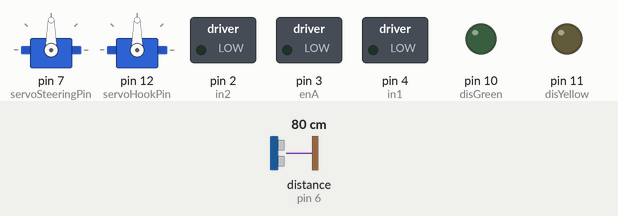
Simulated run of this sketch. Board: Arduino Uno, built with avr-gcc and run on an emulated ATmega328P. Parts: 2 × servo, switched loads named in the sketch (green lamp = pin HIGH), output pins drawn as LEDs (lit = HIGH). Wiring (inferred from the names in the program): ultrasonic range finder: trigger pin 5; echo pin 6. The inputs (shaded band) are chosen by the test bench; at power-on: distance to the obstacle (sensor on pin 6) 80 cm. The echo pulse lasts 58.3 µs per cm; pins used as bus, display or sensor lines are not drawn; what the sketch prints to the serial monitor is not drawn.

Above: at 1.2 s.
1.3 s: distance to the obstacle (sensor on pin 6) set to 23 cm
3.3 s: distance to the obstacle (sensor on pin 6) set to 18 cm
At 4.7 s:
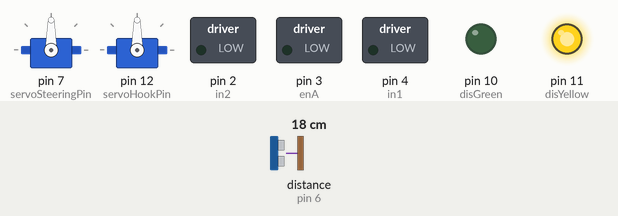
5.8 s: distance to the obstacle (sensor on pin 6) set to 12 cm
7.7 s: distance to the obstacle (sensor on pin 6) set to 9 cm
At 9.4 s:
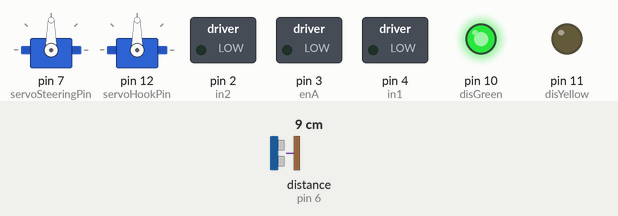
10.2 s: distance to the obstacle (sensor on pin 6) set to 35 cm
At 11.2 s:
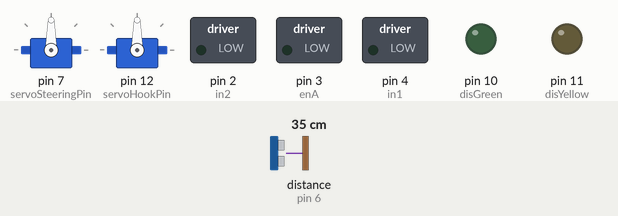
12.4 s: distance to the obstacle (sensor on pin 6) set to 2 cm
At 14.2 s:
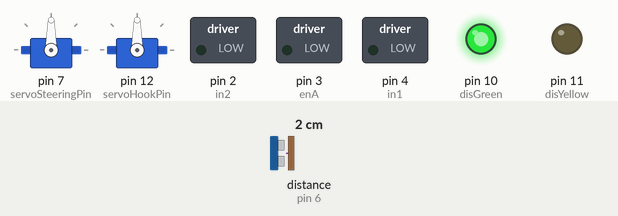
Timing chart, 0 to 15.6 s (numbered marks = the images above; inputs shaded):
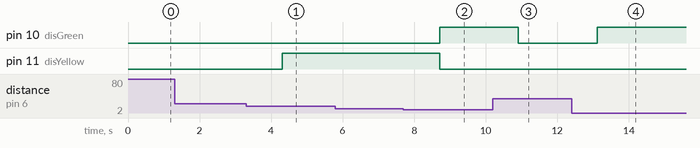

The sketch:

MotorsOgBTV2.ino.ino
```cpp
#include <NeoSWSerial.h>
#include <Servo.h>

NeoSWSerial SerialBT(8,9);
Servo ServoSteering;
Servo ServoHook;

int enA = 3;
int in1 = 4;
int in2 = 2;

int servoSteeringPin = 7;
int servoHookPin = 12;

int maxSpeed = 255;
int currentSpeed = 0;

int trigPin = 5;
int echoPin = 6;
int disGreen = 10;
int disYellow = 11;

float disDistance, disDuration;

int turnAmount = 30;
int hookAmount = 30;


char dCommand = '\0';
char sCommand = '\0';
char hCommand = '\0';


void setup(){
  // Set all the motor control pins to outputs
	  pinMode(enA, OUTPUT);
	  pinMode(in1, OUTPUT);
	  pinMode(in2, OUTPUT);

    //servo setup
    ServoSteering.attach(servoSteeringPin);
    ServoHook.attach(servoHookPin);
	  // Turn off motors - Initial state
	  digitalWrite(in1, LOW);
	  digitalWrite(in2, LOW);

    // Distance sensor
  	pinMode(trigPin,OUTPUT);
  	pinMode(echoPin,INPUT);
    pinMode(disYellow,OUTPUT);
  	pinMode(disGreen,OUTPUT);

    Serial.begin(9600);
    SerialBT.begin(38400);
    //Serial.println("Slave Ready");
}

void loop() {
  String BTsignal = SerialBT.readStringUntil('\n');

  if (BTsignal.length() >= 3) {
    dCommand = BTsignal.charAt(0);
    sCommand = BTsignal.charAt(1);
    hCommand = BTsignal.charAt(2);
  } else {
    Serial.println("BT Error");
  }
  Serial.print(dCommand);
  Serial.print(sCommand);
  Serial.print(hCommand);
  Serial.println();

  switch (dCommand) {
      case 'F': DirectionControle(true);             break; // FWD
      case 'B': DirectionControle(false);            break; // BWD
      case 'S': Deccelerate(0);                      break; //STOP
  }
  switch(sCommand) {
      case 'R': ServoSteering.write(90+turnAmount);  break; // RHT
      case 'L': ServoSteering.write(90-turnAmount);  break; // LFT
      case 'M': ServoSteering.write(90);             break; // MIDDLE
  }
  switch (hCommand){
      case 'A': ServoHook.write(90+hookAmount);      break;
      case 'I': ServoHook.write(90);                 break;
  }
  CheckDistance();
  delay(100);
}

unsigned long lastMotorUpdate = 0;
int motorUpdateInterval = 50; // ms

void DirectionControle(bool forwards) {
  if (millis() - lastMotorUpdate >= motorUpdateInterval) {
    lastMotorUpdate = millis();

    if (forwards) {
      digitalWrite(in1, LOW);
      digitalWrite(in2, HIGH);
    } else {
      digitalWrite(in1, HIGH);
      digitalWrite(in2, LOW);
    }

    if (currentSpeed < maxSpeed) {
      currentSpeed += 10;
      if (currentSpeed > maxSpeed) currentSpeed = maxSpeed;
      analogWrite(enA, currentSpeed);
    }
  }
}

void Deccelerate(int dcDelay){
    if (currentSpeed > 0){
        currentSpeed-=10;
        if (currentSpeed < 0) currentSpeed = 0;
        analogWrite(enA,currentSpeed);
        delay(dcDelay);
    }
    else analogWrite(enA,0);
}

unsigned long lastDistanceCheck = 0;
int distanceCheckInterval = 200; // ms

void CheckDistance(){
  if (millis() - lastDistanceCheck >= distanceCheckInterval) {
    lastDistanceCheck = millis();

    digitalWrite(trigPin, LOW);
    delayMicroseconds(2);
    digitalWrite(trigPin, HIGH);
    delayMicroseconds(10);
    digitalWrite(trigPin, LOW);

    disDuration = pulseIn(echoPin, HIGH);
    disDistance = (disDuration * 0.0343) / 2;

    if (disDistance < 20.0 && disDistance > 10) digitalWrite(disYellow, HIGH);
    else digitalWrite(disYellow, LOW);

    if (disDistance < 10.0) digitalWrite(disGreen, HIGH);
    else digitalWrite(disGreen, LOW);
  }
}
```

Measured:
- the behaviour switches between 21 and 20 cm on distance to the obstacle (sensor on pin 6) (found by bisection; images 0 and 1)
- the behaviour switches between 11 and 10 cm on distance to the obstacle (sensor on pin 6) (found by bisection; images 1 and 2)
- after the input at 1.3 s, every drawn part: stays the same
- after the input at 3.3 s, pin 11 (disYellow): LOW → HIGH after 1.0 s
- after the input at 5.8 s, every drawn part: stays the same
- after the input at 7.7 s, pin 10 (disGreen): LOW → HIGH after 1.0 s; pin 11 (disYellow): HIGH → LOW after 1.0 s
- after the input at 10.2 s, pin 10 (disGreen): HIGH → LOW after 0.72 s
- after the input at 12.4 s, pin 10 (disGreen): LOW → HIGH after 0.72 s
